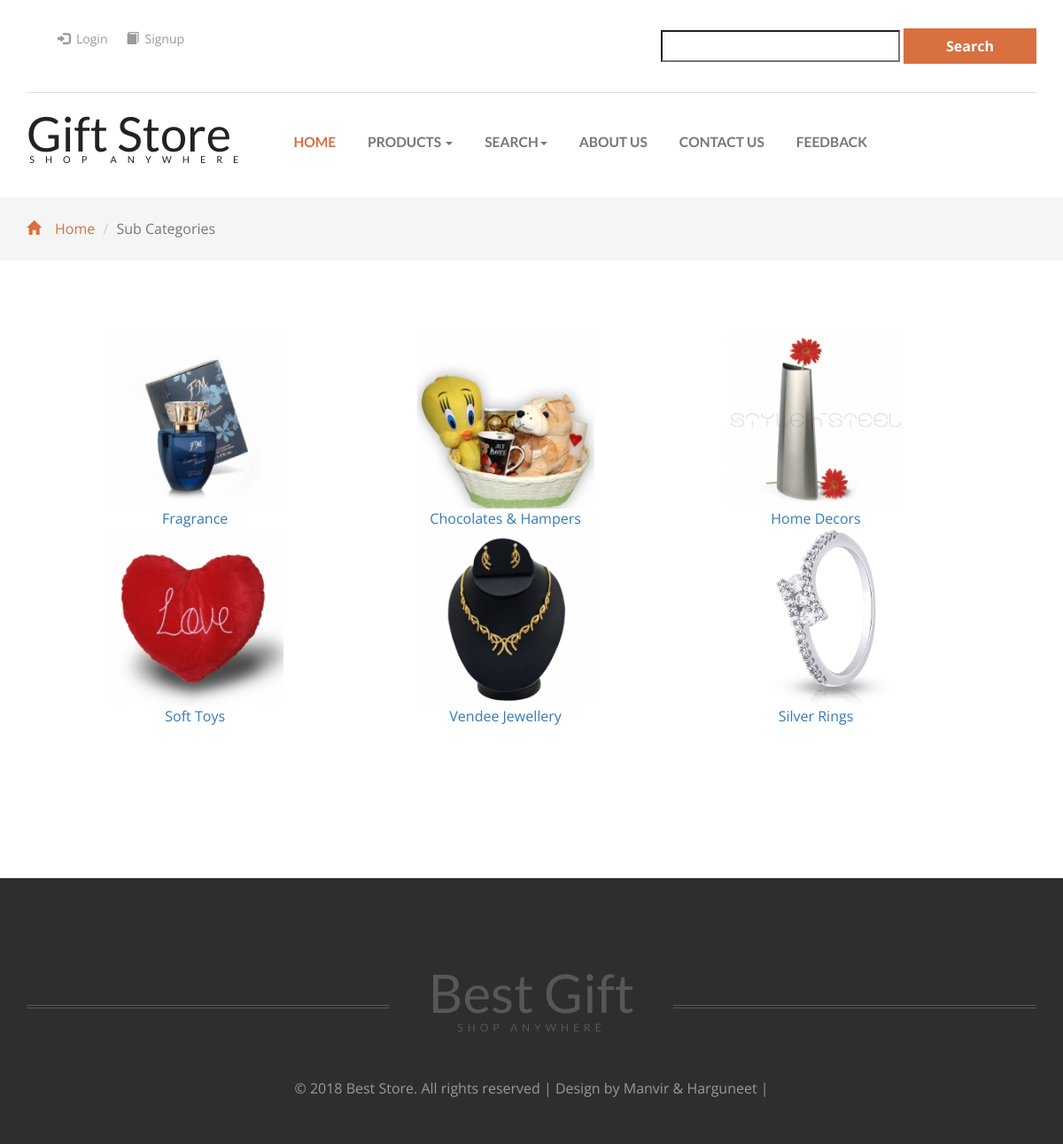
/showsubcat.php?id=100, run on the app's committed database.
### tables this page shows
CREATE TABLE IF NOT EXISTS `addsubcat` (
  `Subcat_ID` int(10) NOT NULL AUTO_INCREMENT,
  `Subcat_Name` varchar(20) NOT NULL,
  `Maincat_ID` int(10) NOT NULL,
  `Subcat_PIC` varchar(80) NOT NULL,
  PRIMARY KEY (`Subcat_ID`)
);

### showsubcat.php (the view, shortened to what this page needs)
<!DOCTYPE html>
<html>
<head>
<link href="css/bootstrap.css" rel="stylesheet" type="text/css" media="all" />
<link href="css/style.css" rel="stylesheet" type="text/css" media="all" />
<link rel="stylesheet" type="text/css" href="css/jquery-ui.css">
<link href="css/animate.min.css" rel="stylesheet">
</head>
<body>
	<?php
	  include_once("header.php");
	?>
	<div class="breadcrumbs">
		<div class="container">
			<ol class="breadcrumb breadcrumb1 animated wow slideInLeft" data-wow-delay=".5s">
				<li><a href="index.php"><span class="glyphicon glyphicon-home" aria-hidden="true"></span>Home</a></li>
				<li class="active">Sub Categories</li>
			</ol>
		</div>
	</div>
	<div class="products">
		<div class="container">
		  <div class="col-md-8 products-right">
		    <div class="products-right-grid">
			    <table width="144%" border="0" align="center">
			      <tr>
			        <td><?php
				 $conn=mysqli_connect(host,uname,pass,db) or die(mysqli_connect_error($conn));
                 $a=$_GET["id"];
				 $qu="select * from addsubcat where maincat_id=$a";
				 $res=mysqli_query($conn,$qu) or die(mysqli_error($conn));
				 $num=mysqli_affected_rows($conn);
				 if($num>0)
				 {
					 $co=1;
					 print"<table width='100%' align='center'>";
					 while($ans=mysqli_fetch_array($res))
					 {
						 if($co==1)
						 {
							 print"<tr width='100%' align='center'>";
						 }
						 print"<td><a href='showproduct.php?pid=$ans[0]'><img src='images/$ans[3]' width='200px' height='200px'><br/>$ans[1]</a></td>";
						 $co++;
						 if($co==4)
						 {
							 print"</tr>";
							 $co=1;
						 }
					 }
					 print"</table>";
				 }
				 else
				 {
					 print"No Category Available";
				 }
				?></td>
		          </tr>
		      </table>
			    <p>&nbsp;</p>
			    <p>&nbsp;</p>
		    </div>
				<p>&nbsp;</p>
				<p>&nbsp;</p>
		  </div>
		</div>
	</div>
	<?php
	  include_once("footer.php");
	?>
</body>
</html>

### css/style.css (style rules this page uses)
html, body { font-size: 100%; background: #fff; font-family: 'Open Sans', sans-serif; }
p { margin:0; }
.banner-bottom,.new-collections,.checkout,.collections-bottom,.timer,.register,.products,.typo,.mail,.single,.login,.single-related-products { padding:5em 0; }
.breadcrumbs { padding:1.5em 0; background:#f5f5f5; }
.breadcrumb1 { padding:0; margin:0; }
.breadcrumb1 li { font-size:1em; color:#999; }
.breadcrumb1 li a { color:#d8703f; text-decoration:none; }
.breadcrumb1 li span { left: 0em; padding-right: 1em; color: #D8703F; }
ol { margin-bottom: 44px; }

### data on the page
addsubcat: Subcat_PIC (picture), Subcat_Name "Fragrance"
addsubcat: Subcat_PIC (picture), Subcat_Name "Chocolates & Hampers"
addsubcat: Subcat_PIC (picture), Subcat_Name "Home Decors"
addsubcat: Subcat_PIC (picture), Subcat_Name "Soft Toys"
addsubcat: Subcat_PIC (picture), Subcat_Name "Vendee Jewellery"
addsubcat: Subcat_PIC (picture), Subcat_Name "Silver Rings"
